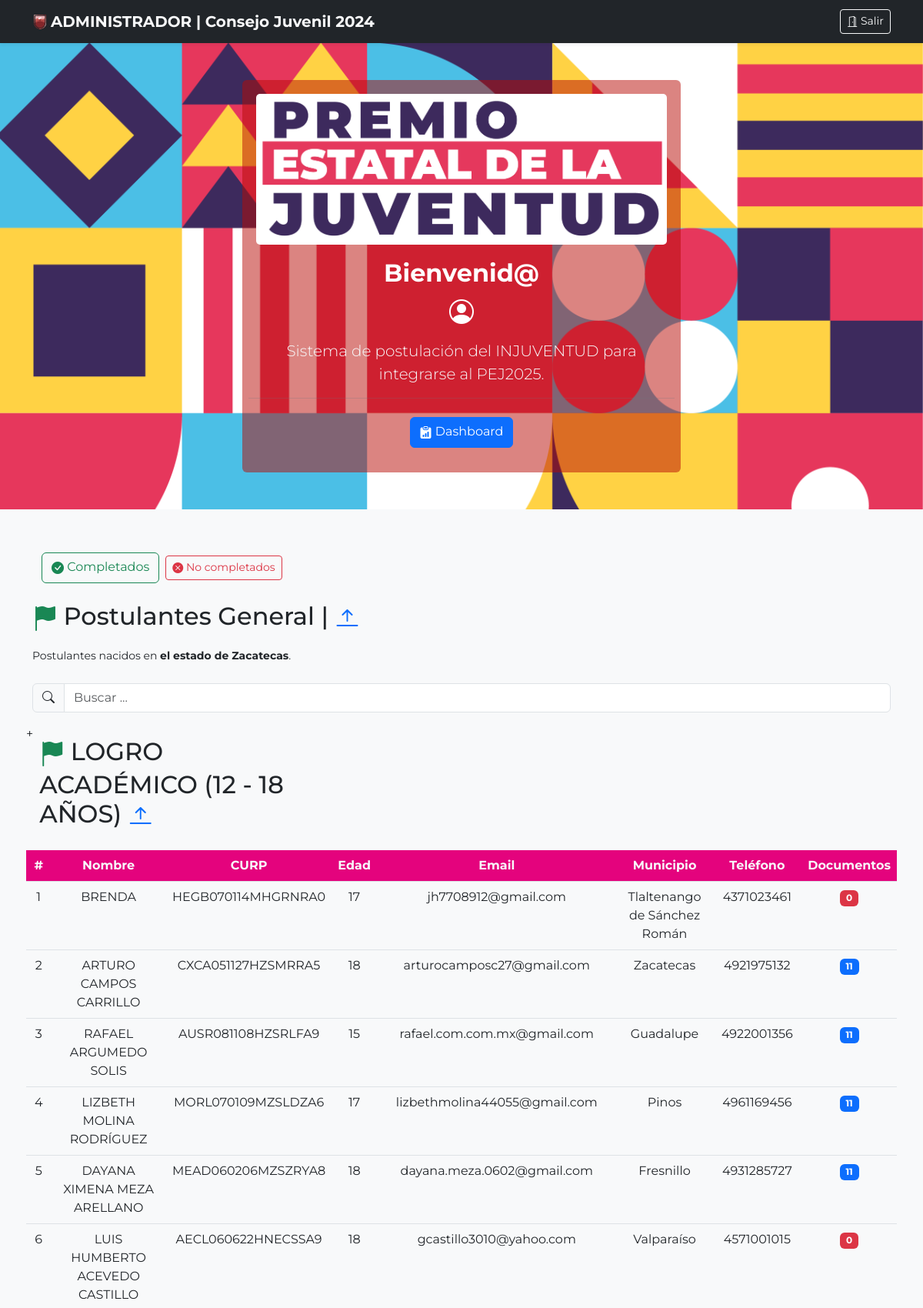
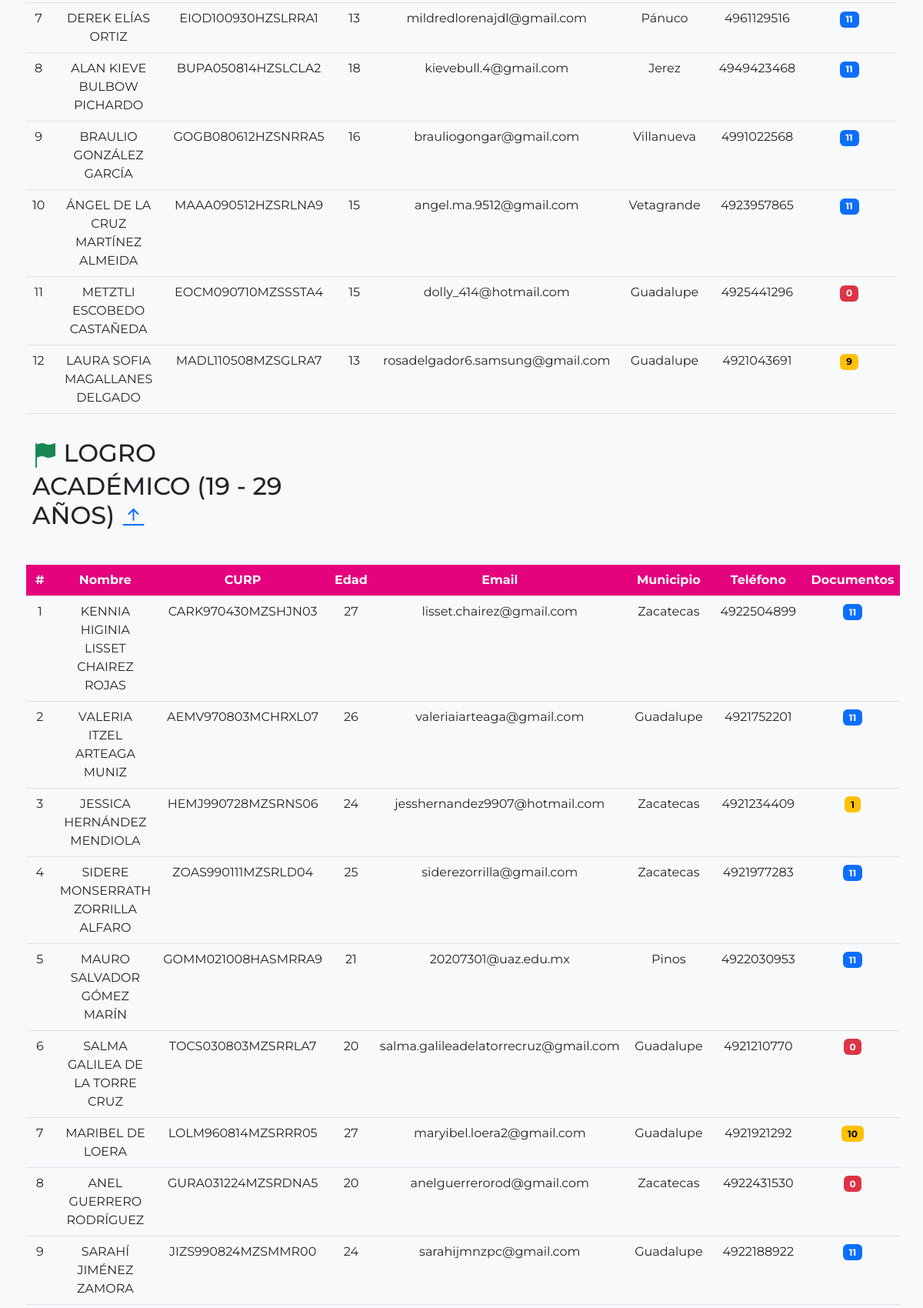
The app's page /sistema/admin/index_general.php (upper part) with its own data (2 pictures, top to bottom).
### tables this page shows
CREATE TABLE `categorias` (
  `id` int(11) NOT NULL,
  `nombre` varchar(50) NOT NULL
);

CREATE TABLE `usr` (
  `id` int(11) NOT NULL,
  `usr` varchar(36) DEFAULT NULL,
  `pwd` varchar(100) DEFAULT NULL,
  `perfil` int(11) DEFAULT NULL,
  `curp` varchar(18) DEFAULT NULL,
  `nombre` varchar(100) DEFAULT NULL,
  `edad` int(11) DEFAULT NULL,
  `municipio` int(11) DEFAULT NULL,
  `telefono` varchar(30) DEFAULT NULL,
  `categoria` int(11) DEFAULT NULL
);

CREATE TABLE `municipio` (
  `id` int(11) NOT NULL,
  `municipio` varchar(50) NOT NULL
);

### sistema/admin/query/lista_postulantes_general2.php (the view)
<?php
include('qc.php');
$sqlCategoria = "SELECT * FROM categorias ORDER BY id ASC";
$resultadoCategorias = $conn->query($sqlCategoria);
while($rowCategoria=$resultadoCategorias->fetch_assoc()){
    $categoria = $rowCategoria['id'];
    echo'
    <p class="h2">
          <i class="bi bi-flag-fill text-success"></i>
          '.$rowCategoria['nombre'].'
              <a href="#inicio">
                <i class="bi bi-arrow-bar-up"></i>
              </a>
          </p>
          <table class="table">
            <thead class="text-light text-center" style="background:#e4037d">
                <tr>
                    <th scope="col">#</th>
                    <th scope="col">Nombre</th>
                    <th scope="col">CURP</th>
                    <th scope="col">Edad</th>
                    <th scope="col">Email</th>
                    <th scope="col">Municipio</th>
                    <th scope="col">Teléfono</th>
                    <th scope="col">Documentos</th>
                </tr>
            </thead>
            <tbody class="text-center">
    ';
    $x = 0;
    $sqlUsr = "SELECT * FROM usr WHERE categoria = '$categoria' AND perfil = 1 ORDER BY id ASC";
    $resultadoUsr = $conn->query($sqlUsr);
    while($rowUsr=$resultadoUsr->fetch_assoc()){
        $x++;
	$idD = $rowUsr['id'];
        $sqlDoc = "SELECT * FROM documentos WHERE id_ext='$idD'";
        $resultadoDoc = $conn->query($sqlDoc);
        $noDocs=$resultadoDoc->num_rows;
        echo'
	<tr>
            <td>'.$x.'</td>
            <td style="text-transform: uppercase;">'.$rowUsr['nombre'].'</td>
            <td>'.$rowUsr['curp'].'</td>
            <td>'.$rowUsr['edad'].'</td>
            <td>'.$rowUsr['usr'].'</td>
            ';
            $idMun = $rowUsr['municipio'];
            $idMun = "SELECT * FROM municipio WHERE id = '$idMun'";
            $resultadoMun = $conn->query($idMun);
            $rowMun = $resultadoMun->fetch_assoc();
        echo'
            <td>'.$rowMun['municipio'].'</td>
 ';
	echo'
            <td>'.$rowUsr['telefono'].'</td>';
        if($noDocs==0){
            echo'
            <td><span class="badge text-bg-danger">'.$noDocs.'</span></td>
            ';
	}
	else if($noDocs >= 1 && $noDocs <= 10 ){
            echo'
            <a href="#">
            <td><a href="listado_docs.php?id='.$idD.'"><span class="badge text-bg-warning">'.$noDocs.'</span></a></td>
            </a>
            ';
	}
	else if($noDocs == 11 ){
            echo'
            <td><a href="listado_docs.php?id='.$idD.'"><span class="badge text-bg-primary">'.$noDocs.'</span></a></td>
            ';
	}
	echo'</tr>
        ';
}
        echo '
            </tbody>
        </table>
        ';
}
?>

### sistema/admin/index_general.php (style rules this page uses)
* { font-family: 'Montserrat', sans-serif; }
.bi { vertical-align: -.125em; fill: currentColor; }

### records on screen
categorias: nombre "LOGRO ACADÉMICO (12 - 18 AÑOS)"
usr: nombre "BRENDA", curp "HEGB070114MHGRNRA0", edad "17", usr "jh7708912@gmail.com", municipio.municipio "Tlaltenango de Sánchez Román", telefono "4371023461", noDocs "0"
usr: nombre "ARTURO CAMPOS CARRILLO", curp "CXCA051127HZSMRRA5", edad "18", usr "arturocamposc27@gmail.com", municipio.municipio "Zacatecas", telefono "4921975132", noDocs "11"
usr: nombre "RAFAEL ARGUMEDO SOLIS", curp "AUSR081108HZSRLFA9", edad "15", usr "rafael.com.com.mx@gmail.com", municipio.municipio "Guadalupe", telefono "4922001356", noDocs "11"
usr: nombre "LIZBETH MOLINA RODRÍGUEZ", curp "MORL070109MZSLDZA6", edad "17", usr "lizbethmolina44055@gmail.com", municipio.municipio "Pinos", telefono "4961169456", noDocs "11"
usr: nombre "DAYANA XIMENA MEZA ARELLANO", curp "MEAD060206MZSZRYA8", edad "18", usr "dayana.meza.0602@gmail.com", municipio.municipio "Fresnillo", telefono "4931285727", noDocs "11"
usr: nombre "LUIS HUMBERTO ACEVEDO CASTILLO", curp "AECL060622HNECSSA9", edad "18", usr "gcastillo3010@yahoo.com", municipio.municipio "Valparaíso", telefono "4571001015", noDocs "0"
usr: nombre "DEREK ELÍAS ORTIZ", curp "EIOD100930HZSLRRA1", edad "13", usr "mildredlorenajdl@gmail.com", municipio.municipio "Pánuco", telefono "4961129516", noDocs "11"
usr: nombre "ALAN KIEVE BULBOW PICHARDO", curp "BUPA050814HZSLCLA2", edad "18", usr "kievebull.4@gmail.com", municipio.municipio "Jerez", telefono "4949423468", noDocs "11"
usr: nombre "BRAULIO GONZÁLEZ GARCÍA", curp "GOGB080612HZSNRRA5", edad "16", usr "brauliogongar@gmail.com", municipio.municipio "Villanueva", telefono "4991022568", noDocs "11"
usr: nombre "ÁNGEL DE LA CRUZ MARTÍNEZ ALMEIDA", curp "MAAA090512HZSRLNA9", edad "15", usr "angel.ma.9512@gmail.com", municipio.municipio "Vetagrande", telefono "4923957865", noDocs "11"
usr: nombre "METZTLI ESCOBEDO CASTAÑEDA", curp "EOCM090710MZSSSTA4", edad "15", usr "dolly_414@hotmail.com", municipio.municipio "Guadalupe", telefono "4925441296", noDocs "0"
usr: nombre "LAURA SOFIA MAGALLANES DELGADO", curp "MADL110508MZSGLRA7", edad "13", usr "rosadelgador6.samsung@gmail.com", municipio.municipio "Guadalupe", telefono "4921043691", noDocs "9"
categorias: nombre "LOGRO ACADÉMICO (19 - 29 AÑOS)"
usr: nombre "KENNIA HIGINIA LISSET CHAIREZ ROJAS", curp "CARK970430MZSHJN03", edad "27", usr "lisset.chairez@gmail.com", municipio.municipio "Zacatecas", telefono "4922504899", noDocs "11"
usr: nombre "VALERIA ITZEL ARTEAGA MUNIZ", curp "AEMV970803MCHRXL07", edad "26", usr "valeriaiarteaga@gmail.com", municipio.municipio "Guadalupe", telefono "4921752201", noDocs "11"
usr: nombre "JESSICA HERNÁNDEZ MENDIOLA", curp "HEMJ990728MZSRNS06", edad "24", usr "jesshernandez9907@hotmail.com", municipio.municipio "Zacatecas", telefono "4921234409", noDocs "1"
usr: nombre "SIDERE MONSERRATH ZORRILLA ALFARO", curp "ZOAS990111MZSRLD04", edad "25", usr "siderezorrilla@gmail.com", municipio.municipio "Zacatecas", telefono "4921977283", noDocs "11"
usr: nombre "MAURO SALVADOR GÓMEZ MARÍN", curp "GOMM021008HASMRRA9", edad "21", usr "20207301@uaz.edu.mx", municipio.municipio "Pinos", telefono "4922030953", noDocs "11"
usr: nombre "SALMA GALILEA DE LA TORRE CRUZ", curp "TOCS030803MZSRRLA7", edad "20", usr "salma.galileadelatorrecruz@gmail.com", municipio.municipio "Guadalupe", telefono "4921210770", noDocs "0"
usr: nombre "MARIBEL DE LOERA", curp "LOLM960814MZSRRR05", edad "27", usr "maryibel.loera2@gmail.com", municipio.municipio "Guadalupe", telefono "4921921292", noDocs "10"
usr: nombre "ANEL GUERRERO RODRÍGUEZ", curp "GURA031224MZSRDNA5", edad "20", usr "anelguerrerorod@gmail.com", municipio.municipio "Zacatecas", telefono "4922431530", noDocs "0"
usr: nombre "SARAHÍ JIMÉNEZ ZAMORA", curp "JIZS990824MZSMMR00", edad "24", usr "sarahijmnzpc@gmail.com", municipio.municipio "Guadalupe", telefono "4922188922", noDocs "11"
